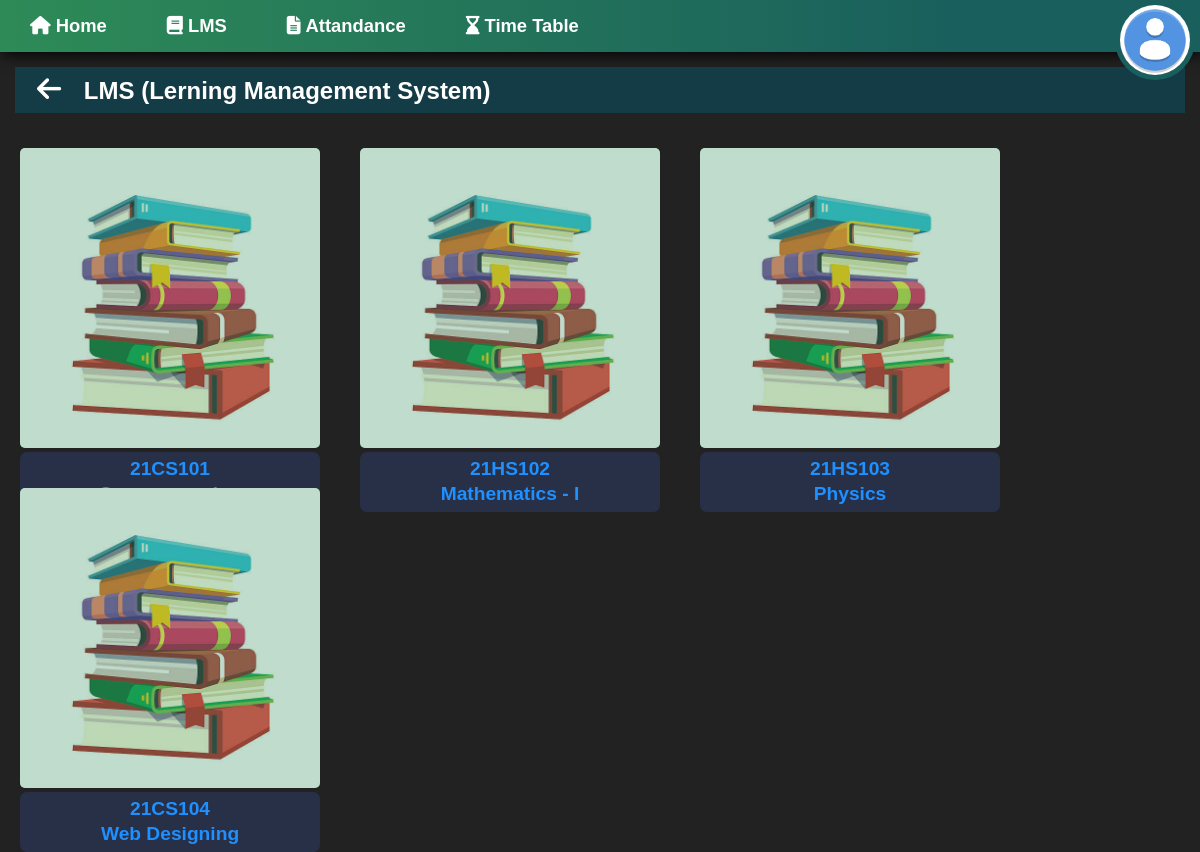
Screenshot of /StudentPanal/LMS.php (signed in) with the database file from the repository.
### tables this page shows
CREATE TABLE `student` (
  `SID` int(11) NOT NULL AUTO_INCREMENT,
  `first_name` varchar(100) NOT NULL,
  `last_name` varchar(50) DEFAULT NULL,
  `sem` int(11) NOT NULL,
  `class` varchar(2) NOT NULL,
  `join_date` date DEFAULT (curdate()),
  `avatar` varchar(100) DEFAULT '/images/Default_avatar.png',
  `mobile_no` varchar(10) DEFAULT NULL,
  `parent_mobile_no` varchar(10) DEFAULT NULL,
  `email` varchar(100) DEFAULT NULL,
  `gender` varchar(10) DEFAULT NULL,
  `credintial_id` int(11) DEFAULT NULL,
  PRIMARY KEY (`SID`),
  KEY `credintial_id` (`credintial_id`),
  CONSTRAINT `student_ibfk_1` FOREIGN KEY (`credintial_id`) REFERENCES `credintial` (`credintial_id`)
);

CREATE TABLE `subject` (
  `SUBID` int(11) NOT NULL AUTO_INCREMENT,
  `subject_code` varchar(50) NOT NULL,
  `name` varchar(50) NOT NULL,
  `credit` int(11) NOT NULL,
  `sem` int(11) NOT NULL,
  `img` varchar(100) DEFAULT '/images/books.jpg',
  PRIMARY KEY (`SUBID`),
  UNIQUE KEY `subject_code` (`subject_code`),
  UNIQUE KEY `name` (`name`)
);

### StudentPanal/LMS.php (the view, shortened to what this page needs)
<!DOCTYPE html>
<html>
<head>
	<?php
		include("nav.php");
		$studentconn = mysqli_connect("db", "kali", "kali", "Student");
		if ($_POST['Submit']) {
    		$LMS_id = getValue($_POST['LMS_ID']);
    		$file_tmp = $_FILES['LMS']['tmp_name'];
    		$dir = "/Assign_LMS/";
    		$sql = "SELECT ID d from LMS_student ORDER BY ID DESC LIMIT 1";
			$file_id = mysqli_fetch_assoc(mysqli_query($studentconn, $sql))['d'];
			if($file_id == null ) $file_id = 0;
    		$file_extantion = strtolower(pathinfo(basename($_FILES['LMS']['name']),PATHINFO_EXTENSION));
			$target_file = $dir .$file_id.".".$file_extantion;
    		if (empty($_FILES['LMS'])) {
    			echo "<div class='fail'>please select file</div>";
    		}
    		else if($file_extantion != "ppt" && $file_extantion != "pdf" && !$file_extantion && $file_extantion != "jpg" && $file_extantion != "png" && $file_extantion != "jpeg"){
    			echo "<div class='fail'>file type is not allowed</div>";
    		}
    		else if($_FILES["LMS"]["size"] > 20000000) {
    			echo "<div class='fail'>file is biger then 20MB</div>";
    		}
    		else if (file_exists($target_file)) {
    			echo "<div class='fail'>file is already exists</div>";
			}
			else{
				$sql = "INSERT INTO LMS_student (LMS_ID ,SID, comment, Assign_file) VALUES (".$LMS_id.",".$_SESSION['SID'].",'".$_POST['comment']."','".$target_file."');";
				if (move_uploaded_file($file_tmp,"../Assign_LMS/".$file_id.".".$file_extantion) && mysqli_query($studentconn, $sql)) {
    				echo "
    					<script>
    						alert(\"Assignment sucsessfully uploaded\");
    						window.location.href = '/StudentPanal/LMS.php';
    					</script>
    				";
				}
				else{
    				echo "<div class='fail'>something went wrong</div>";
				}
			}
		}
		else {
			$sql = "SELECT sem from student where SID =".$_SESSION['SID'].";";
			$sem = mysqli_fetch_assoc(mysqli_query($studentconn, $sql))['sem'];
			$sql = "SELECT SUBID,subject_code,name,img from subject where sem=".$sem.";";
			$result = mysqli_query($studentconn, $sql);
			navigationDiv("LMS (Lerning Management System)");
			echo "<div class=\"LMS-content-outer-div\">";
			while($row = mysqli_fetch_assoc($result)) {
				echo "<div class='content'>
					<img src='".$row['img']."' onclick=\"window.location.href='LMS.php?SID=".base64_encode(base64_encode($row['SUBID']))."';\">
					<div>".$row['subject_code']."<br>".$row['name']."</div>
				</div>\n\t";
			}
			echo "</div>";
		}
	?>
</body>
</html>

### StudentPanal/nav.php (shortened to what this page needs)
<?php
	function navigationDiv(string $value){
		echo "
			<div class='navigation'>
				<h2 style='margin:0;'>
					<span>
						<a onclick=\"history.go(-1)\">
							<i class='fa fa-arrow-left'></i>
						</a>
					</span>
					<span class='text'>
						$value
					</span>
				</h2>
			</div>
		";
	}
	$studentconn = mysqli_connect("db", "kali", "kali", "Student");
	$sql_quary = "SELECT avatar from student WHERE SID = ".$_SESSION['SID'].";";
	$user_name_result = mysqli_fetch_assoc(mysqli_query($studentconn, $sql_quary));
	$avatar_link = $user_name_result['avatar'];
?>
	<link rel="stylesheet" type="text/css" href="/style.css">
</head>
<body>
	<div class="panal">
		<ul class="nav">
			<li class="nav-item"><a href="/StudentPanal/"><i class="fa fa-home nav-item-icon"></i>Home</a></li>
			<li class="nav-item"><a href="LMS.php"><i class="fa fa-book nav-item-icon"></i>LMS</a></li>
			<li class="nav-item"><a href="Attandance.php"><i class="fa-solid fa-file-text nav-item-icon"></i>Attandance</a></li>
			<li class="nav-item"><a href="TimeTable.php"><i class="fas fa-hourglass-end nav-item-icon"></i>Time Table</a></li>
		</ul>
		<div class="profile">
			<img class="imgAvatar" src="<?php echo $avatar_link ?>">
		</div>
	</div>

### style.css (style rules this page uses)
* { box-sizing: border-box; font-family: sans-serif; }
:root { --dark:#222; --light:white; --red: rgba(250, 0, 0, 0.4); --shadow: gray; --green: rgba(0, 255, 255, 0.4); --gray:#777; }
body { background-color: var(--dark); }
.text { color: white !important; }
.navigation { background-color: rgba(20, 60, 70, 1.0); padding: 7px; margin: 15px; }

### StudentPanal/LMS.php (style rules this page uses)
.LMS-content-outer-div { width: fit-content; margin: 0 auto; }
.content { height: 300px; background-color: seagreen; margin: 20px; width: 300px; float: left; cursor: pointer; border-radius: 5px; }
.content div { background-color: red; height: 20%; width: 100%; color: dodgerblue; padding:4px 0; text-align: center; line-height: 25px; font-size: 1.2em; background-color: rgba(65, 105, 225, 0.2); border-radius: 7px; font-weight: bold; }
.content img { width: 100%; opacity: 0.7; border-radius: 5px; }

### StudentPanal/nav.php (style rules this page uses)
.nav-item-icon::before { color: white; padding-right: 5px; }
.imgAvatar { border-radius: 50%; height: 80px; border: 5px solid rgba(25, 95, 93, 1.0); transition-duration: 0.15s; z-index: 210; }
.profile { position: absolute; right: 0; top: 0; padding-right: 5px; }
.panal { background-image: linear-gradient(to left,rgba(25, 95, 93, 1.0) 20%,seagreen); box-shadow: 2px 2px 15px black; }
body { margin: 0 0; }
.nav { list-style-type: none; margin: 0; padding: 0; overflow: hidden; }
.nav-item { float: left; padding: 15px; font-weight: 700; transition-duration: 0.5s; }
a { text-decoration: none; color: white; padding: 15px; cursor: pointer; font-size: 1.15em; }

### rows the page displays
student: avatar (placeholder picture)
subject: img (picture), subject_code "21CS101"
subject: img (picture), subject_code "21HS102", name "Mathematics - I"
subject: img (picture), subject_code "21HS103", name "Physics"
subject: img (picture), subject_code "21CS104", name "Web Designing"

### other values shown
$value "LMS (Lerning Management System)"
